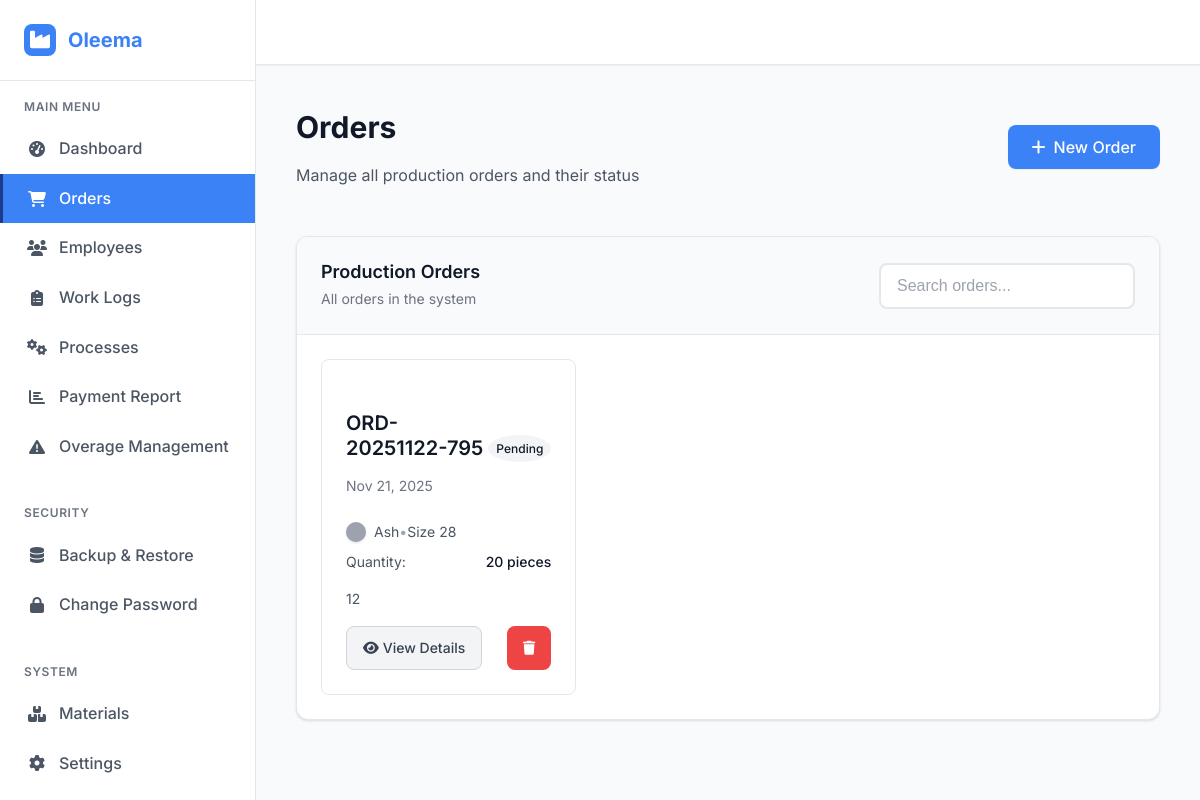
/orders (signed in), run on the app's committed database.
### models.py (models this page shows, shortened)
class Order(db.Model):
    __tablename__ = 'orders'
    id = db.Column(db.Integer, primary_key=True)
    order_no = db.Column(db.String(50), unique=True, nullable=False)
    date = db.Column(db.Date, nullable=False)
    color = db.Column(db.String(50), nullable=False)
    size = db.Column(db.String(20), nullable=False)
    quantity = db.Column(db.Integer, nullable=False)
    status = db.Column(db.String(20), default='pending')  # pending, in_progress, completed, cancelled
    notes = db.Column(db.Text)
    created_at = db.Column(db.DateTime, default=datetime.utcnow)
    updated_at = db.Column(db.DateTime, default=datetime.utcnow, onupdate=datetime.utcnow)
    work_logs = db.relationship('WorkLog', backref='order', lazy=True)

### app.py (the view)
@app.route('/orders')
def orders():
    if not session.get('logged_in'):
        return redirect(url_for('login'))
    orders = Order.query.order_by(Order.created_at.desc()).all()
    return render_template('pages/orders.html', orders=orders)

### app.py (called while the page is built)
def check_session_timeout():
    if 'logged_in' in session:
        last_activity = session.get('last_activity')
        if last_activity:
            last_activity = datetime.fromisoformat(last_activity)
            if datetime.now() - last_activity > timedelta(hours=2):
                session.clear()
                return True
    return False

def update_session_activity():
    session['last_activity'] = datetime.now().isoformat()

@app.before_request
def before_request():
    if request.endpoint and 'static' not in request.endpoint:
        if check_session_timeout():
            flash('Session expired due to inactivity. Please login again.', 'warning')
            return redirect(url_for('login'))
        elif session.get('logged_in'):
            update_session_activity()

@app.context_processor
def inject_settings():
    try:
        settings_dict = {}
        all_settings = Setting.query.all()
        for setting in all_settings:
            settings_dict[setting.key] = setting.value
        return dict(app_settings=settings_dict)
    except:
        return dict(app_settings={})

### templates/pages/orders.html (shortened to what this page needs)
{% extends "base.html" %}
{% block content %}
<div class="p-6">
    <div class="mb-8">
        <div class="flex items-center justify-between mb-4">
            <div>
                <h1 class="text-3xl font-bold text-gray-900">Orders</h1>
                <p class="text-gray-600">Manage all production orders and their status</p>
            </div>
            <a href="{{ url_for('new_order') }}" class="btn btn-primary">
                <i class="fas fa-plus mr-2"></i>
                New Order
            </a>
        </div>
    </div>
    <div class="card">
        <div class="card-header flex justify-between items-center">
            <div>
                <h3 class="card-title">Production Orders</h3>
                <p class="card-subtitle">All orders in the system</p>
            </div>
            <div class="w-64">
                <input type="text" id="orderSearch" class="form-input" placeholder="Search orders...">
            </div>
        </div>
        <div class="card-body">
            <div id="ordersGrid" class="grid grid-cols-1 md:grid-cols-2 lg:grid-cols-3 gap-6">
                {% for order in orders %}
                <div
                    class="border border-gray-200 rounded-lg p-6 hover:border-primary transition-all duration-200 hover:shadow-lg">
                    <div class="flex items-center justify-between mb-4">
                        <div>
                            <h4 class="font-semibold text-gray-900">{{ order.order_no }}</h4>
                            <p class="text-sm text-gray-500">{{ order.date.strftime('%b %d, %Y') }}</p>
                        </div>
                        <span
                            class="px-2 py-1 text-xs font-medium rounded-full {% if order.status == 'completed' %}bg-green-100 text-green-800{% elif order.status == 'in_progress' %}bg-yellow-100 text-yellow-800{% elif order.status == 'cancelled' %}bg-red-100 text-red-800{% else %}bg-gray-100 text-gray-800{% endif %}">
                            {{ order.status.replace('_', ' ').title() }}
                        </span>
                    </div>
                    <div class="space-y-2 mb-4">
                        <div class="flex items-center text-sm">
                            <div class="w-5 h-5 rounded-full mr-2 shadow order-color-{{ order.color }}"
                                style="min-width: 20px; min-height: 20px; width: 20px; height: 20px;"></div>
                            <span class="text-gray-600">{{ order.color.replace('-', ' ').title() }}</span>
                            <span class="mx-2 text-gray-400">•</span>
                            <span class="text-gray-600">Size {{ order.size }}</span>
                        </div>
                        <div class="flex justify-between text-sm">
                            <span class="text-gray-600">Quantity:</span>
                            <span class="font-medium text-gray-900">{{ order.quantity }} pieces</span>
                        </div>
                        {% if order.notes %}
                        <div class="text-sm text-gray-600 mt-2">
                            <p class="italic">{{ order.notes[:50] }}{% if order.notes|length > 50 %}...{% endif %}</p>
                        </div>
                        {% endif %}
                    </div>
                    <div class="flex justify-between items-center">
                        <a href="{{ url_for('view_order', order_id=order.id) }}" class="btn btn-secondary btn-sm">
                            <i class="fas fa-eye mr-1"></i>
                            View Details
                        </a>
                        <form method="POST" action="{{ url_for('delete_order', order_id=order.id) }}" class="inline"
                            id="delete-order-form-{{ order.id }}">
                            <button type="button" class="btn btn-danger btn-sm" onclick="deleteOrder({{ order.id }})">
                                <i class="fas fa-trash"></i>
                            </button>
                        </form>
                    </div>
                </div>
                {% endfor %}
            </div>
        </div>
    </div>
</div>
{% endblock %}

### static/css/main.css (style rules this page uses)
* { box-sizing: border-box; }
html { font-size: 16px; scroll-behavior: smooth; }
body { margin: 0; padding: 0; background-color: var(--gray-50); min-height: 100vh; }
.flex { display: flex; }
.items-center { align-items: center; }
.justify-between { justify-content: space-between; }
.grid { display: grid; }
.grid-cols-1 { grid-template-columns: repeat(1, minmax(0, 1fr)); }
.gap-6 { gap: 1.5rem; }
.bg-gray-50 { background-color: var(--gray-50); }
.bg-gray-100 { background-color: var(--gray-100); }
.order-color-ash { background-color: #9ca3af; }
.text-gray-500 { color: var(--gray-500); }
.text-gray-900 { color: var(--gray-900); }
.border { border: 1px solid var(--gray-200); }
.border-gray-200 { border-color: var(--gray-200); }
.rounded-lg { border-radius: 0.5rem; }
.rounded-full { border-radius: 50%; }
.shadow { box-shadow: var(--shadow); }
@media (min-width: 768px) { .md\:grid-cols-2 { grid-template-columns: repeat(2, minmax(0, 1fr)); } }
@media (min-width: 1024px) { .lg\:grid-cols-3 { grid-template-columns: repeat(3, minmax(0, 1fr)); } }
.space-y-2>*+* { margin-top: 0.5rem; }
.mt-2 { margin-top: 0.5rem; }
.mb-4 { margin-bottom: 0.5rem; }
.mr-1 { margin-right: 0.25rem; }
.mr-2 { margin-right: 0.5rem; }
.p-6 { padding: 1.5rem; }
.px-2 { padding-left: 0.5rem; padding-right: 0.5rem; }
.py-1 { padding-top: 0.25rem; padding-bottom: 0.25rem; }
.w-5 { width: 1.25rem; }
.w-64 { width: 16rem; }
.text-xs { font-size: 0.75rem; }
.text-sm { font-size: 0.875rem; }
.font-medium { font-weight: 500; }
.font-semibold { font-weight: 600; }
.font-bold { font-weight: 700; }
.text-gray-400 { color: var(--gray-400); }
.text-gray-600 { color: var(--gray-600); }
.inline { display: inline; }
.transition-all { transition: all 0.2s ease-in-out; }
.duration-200 { transition-duration: 200ms; }
.card h3, .card h4, .card p, .card span { word-wrap: break-word; overflow-wrap: break-word; }
.card-body { word-wrap: break-word; overflow-wrap: break-word; }

### static/css/utilities/colors.css (style rules this page uses)
:root { --primary-dark: #1e3a8a; --primary: #3b82f6; --primary-light: #60a5fa; --primary-lighter: #93c5fd; --accent-yellow: #fef3c7; --accent-yellow-dark: #f59e0b; --white: #ffffff; --gray-50: #f9fafb; --gray-100: #f3f4f6; --gray-200: #e5e7eb; --gray-300: #d1d5db; --gray-400: #9ca3af; --gray-500: #6b7280; --gray-600: #4b5563; --gray-700: #374151; --gray-800: #1f2937; --gray-900: #111827; --success: #10b981; --warning: #f59e0b; --error: #ef4444; --info: #3b82f6; --shadow-sm: 0 1px 2px 0 rgb(0 0 0 / 0.05); --shadow: 0 1px 3px 0 rgb(0 0 0 / 0.1), 0 1px 2px -1px rgb(0 0 0 / 0.1); --shadow-md: 0 4px 6px -1px rgb(0 0 0 / 0.1), 0 2px 4px -2px rgb(0 0 0 / 0.1); --shadow-lg: 0 10px 15px -3px rgb(0 0 0 / 0.1), 0 4px 6px -4px rgb(0 0 0 / 0.1); --shadow-xl: 0 20px 25px -5px rgb(0 0 0 / 0.1), 0 8px 10px -6px rgb(0 0 0 / 0.1); }

### static/css/utilities/typography.css (style rules this page uses)
body { font-family: 'Inter', -apple-system, BlinkMacSystemFont, 'Segoe UI', Roboto, sans-serif; line-height: 1.6; color: var(--gray-900); }
h1, h2, h3, h4, h5, h6 { font-weight: 600; line-height: 1.25; margin-bottom: 0.5rem; }
h1 { font-size: 2.25rem; font-weight: 700; }
h3 { font-size: 1.5rem; }
h4 { font-size: 1.25rem; }
p { margin-bottom: 1rem; }
.text-sm { font-size: 0.875rem; }
.text-3xl { font-size: 1.875rem; }
.font-medium { font-weight: 500; }
.font-semibold { font-weight: 600; }
.font-bold { font-weight: 700; }

### static/css/utilities/spacing.css (style rules this page uses)
.mt-2 { margin-top: 0.5rem; }
.mb-4 { margin-bottom: 1rem; }
.mb-8 { margin-bottom: 2rem; }
.mr-1 { margin-right: 0.25rem; }
.mr-2 { margin-right: 0.5rem; }
.p-6 { padding: 1.5rem; }

### static/css/components/forms.css (style rules this page uses)
.form-input { width: 100%; padding: 0.75rem 1rem; font-size: 1rem; border: 2px solid var(--gray-200); border-radius: 0.5rem; background-color: var(--white); color: var(--gray-900); transition: all 0.2s ease-in-out; box-sizing: border-box; }
.form-input::placeholder { color: var(--gray-400); }
.btn { display: inline-flex; align-items: center; justify-content: center; padding: 0.75rem 1.5rem; font-size: 1rem; font-weight: 500; border: none; border-radius: 0.5rem; cursor: pointer; transition: all 0.2s ease-in-out; text-decoration: none; line-height: 1; min-height: 44px; }
.btn-primary { background-color: var(--primary); color: var(--white); box-shadow: var(--shadow-sm); }
.btn-secondary { background-color: var(--gray-100); color: var(--gray-700); border: 1px solid var(--gray-300); }
.btn-sm { padding: 0.5rem 1rem; font-size: 0.875rem; }

### static/css/components/buttons.css (style rules this page uses)
.btn-danger { background-color: var(--error); color: var(--white); }

### data on the page
Order: order_no "ORD-20251122-795", date "Nov 21, 2025", status.replace "Pending", color.replace "Ash", size "28", quantity "20", notes "12"
